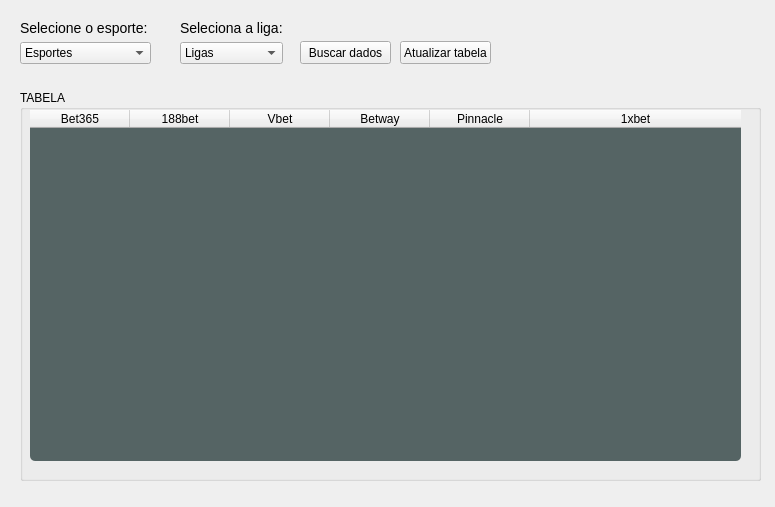
<?xml version="1.0" encoding="UTF-8"?>
<ui version="4.0">
 <class>MainWindow</class>
 <widget class="QMainWindow" name="MainWindow">
  <property name="geometry">
   <rect>
    <x>0</x>
    <y>0</y>
    <width>775</width>
    <height>507</height>
   </rect>
  </property>
  <property name="cursor">
   <cursorShape>ArrowCursor</cursorShape>
  </property>
  <property name="windowTitle">
   <string>Tabela de Cotações</string>
  </property>
  <property name="layoutDirection">
   <enum>Qt::LeftToRight</enum>
  </property>
  <property name="autoFillBackground">
   <bool>true</bool>
  </property>
  <property name="styleSheet">
   <string notr="true">QLabel{
	font: 14px;
}

QTableView{
border-radius: 5px 5px 5px 5px;
background-color: rgb(85, 100, 100);
}

QTableView::Item{

color: rgb(255, 255, 200)
}</string>
  </property>
  <property name="inputMethodHints">
   <set>Qt::ImhEmailCharactersOnly|Qt::ImhHiddenText</set>
  </property>
  <property name="dockOptions">
   <set>QMainWindow::AllowTabbedDocks|QMainWindow::AnimatedDocks</set>
  </property>
  <widget class="QWidget" name="centralwidget">
   <widget class="QGroupBox" name="groupBox">
    <property name="geometry">
     <rect>
      <x>20</x>
      <y>90</y>
      <width>741</width>
      <height>391</height>
     </rect>
    </property>
    <property name="title">
     <string>TABELA</string>
    </property>
    <widget class="QTableWidget" name="tableWidget">
     <property name="geometry">
      <rect>
       <x>10</x>
       <y>20</y>
       <width>711</width>
       <height>351</height>
      </rect>
     </property>
     <property name="cursor" stdset="0">
      <cursorShape>CrossCursor</cursorShape>
     </property>
     <property name="frameShape">
      <enum>QFrame::NoFrame</enum>
     </property>
     <property name="horizontalScrollBarPolicy">
      <enum>Qt::ScrollBarAsNeeded</enum>
     </property>
     <property name="autoScrollMargin">
      <number>100</number>
     </property>
     <property name="showDropIndicator" stdset="0">
      <bool>false</bool>
     </property>
     <property name="dragDropOverwriteMode">
      <bool>false</bool>
     </property>
     <property name="alternatingRowColors">
      <bool>false</bool>
     </property>
     <property name="selectionMode">
      <enum>QAbstractItemView::NoSelection</enum>
     </property>
     <property name="textElideMode">
      <enum>Qt::ElideNone</enum>
     </property>
     <property name="showGrid">
      <bool>true</bool>
     </property>
     <property name="sortingEnabled">
      <bool>true</bool>
     </property>
     <property name="wordWrap">
      <bool>true</bool>
     </property>
     <property name="columnCount">
      <number>6</number>
     </property>
     <attribute name="horizontalHeaderVisible">
      <bool>true</bool>
     </attribute>
     <attribute name="horizontalHeaderCascadingSectionResizes">
      <bool>true</bool>
     </attribute>
     <attribute name="horizontalHeaderDefaultSectionSize">
      <number>100</number>
     </attribute>
     <attribute name="horizontalHeaderHighlightSections">
      <bool>true</bool>
     </attribute>
     <attribute name="horizontalHeaderMinimumSectionSize">
      <number>10</number>
     </attribute>
     <attribute name="horizontalHeaderStretchLastSection">
      <bool>true</bool>
     </attribute>
     <attribute name="verticalHeaderVisible">
      <bool>true</bool>
     </attribute>
     <attribute name="verticalHeaderCascadingSectionResizes">
      <bool>true</bool>
     </attribute>
     <attribute name="verticalHeaderDefaultSectionSize">
      <number>25</number>
     </attribute>
     <attribute name="verticalHeaderHighlightSections">
      <bool>true</bool>
     </attribute>
     <attribute name="verticalHeaderMinimumSectionSize">
      <number>1</number>
     </attribute>
     <attribute name="verticalHeaderShowSortIndicator" stdset="0">
      <bool>false</bool>
     </attribute>
     <attribute name="verticalHeaderStretchLastSection">
      <bool>false</bool>
     </attribute>
     <column>
      <property name="text">
       <string>Bet365</string>
      </property>
     </column>
     <column>
      <property name="text">
       <string>188bet</string>
      </property>
     </column>
     <column>
      <property name="text">
       <string>Vbet</string>
      </property>
     </column>
     <column>
      <property name="text">
       <string>Betway</string>
      </property>
     </column>
     <column>
      <property name="text">
       <string>Pinnacle</string>
      </property>
     </column>
     <column>
      <property name="text">
       <string>1xbet</string>
      </property>
     </column>
    </widget>
   </widget>
   <widget class="QWidget" name="formLayoutWidget">
    <property name="geometry">
     <rect>
      <x>20</x>
      <y>20</y>
      <width>131</width>
      <height>67</height>
     </rect>
    </property>
    <layout class="QFormLayout" name="formLayout">
     <item row="0" column="0">
      <widget class="QLabel" name="selecioneOEsporteLabel">
       <property name="text">
        <string>Selecione o esporte:</string>
       </property>
      </widget>
     </item>
     <item row="1" column="0" colspan="2">
      <widget class="QComboBox" name="comboBox">
       <item>
        <property name="text">
         <string>Esportes</string>
        </property>
       </item>
       <item>
        <property name="text">
         <string>soccer</string>
        </property>
       </item>
       <item>
        <property name="text">
         <string>table_tennis</string>
        </property>
       </item>
       <item>
        <property name="text">
         <string>tennis</string>
        </property>
       </item>
       <item>
        <property name="text">
         <string>volleyball</string>
        </property>
       </item>
      </widget>
     </item>
    </layout>
   </widget>
   <widget class="QWidget" name="formLayoutWidget_2">
    <property name="geometry">
     <rect>
      <x>180</x>
      <y>20</y>
      <width>103</width>
      <height>61</height>
     </rect>
    </property>
    <layout class="QFormLayout" name="formLayout_2">
     <item row="0" column="0">
      <widget class="QLabel" name="selecionaALigaLabel">
       <property name="text">
        <string>Seleciona a liga:</string>
       </property>
      </widget>
     </item>
     <item row="1" column="0" colspan="2">
      <widget class="QComboBox" name="comboBox_2">
       <item>
        <property name="text">
         <string>Ligas</string>
        </property>
       </item>
      </widget>
     </item>
    </layout>
   </widget>
   <widget class="QPushButton" name="busa_dados">
    <property name="geometry">
     <rect>
      <x>300</x>
      <y>41</y>
      <width>91</width>
      <height>23</height>
     </rect>
    </property>
    <property name="text">
     <string>Buscar dados</string>
    </property>
   </widget>
   <widget class="QPushButton" name="atualizar_tabela">
    <property name="geometry">
     <rect>
      <x>400</x>
      <y>41</y>
      <width>91</width>
      <height>23</height>
     </rect>
    </property>
    <property name="text">
     <string>Atualizar tabela</string>
    </property>
   </widget>
  </widget>
 </widget>
 <resources/>
 <connections/>
</ui>
